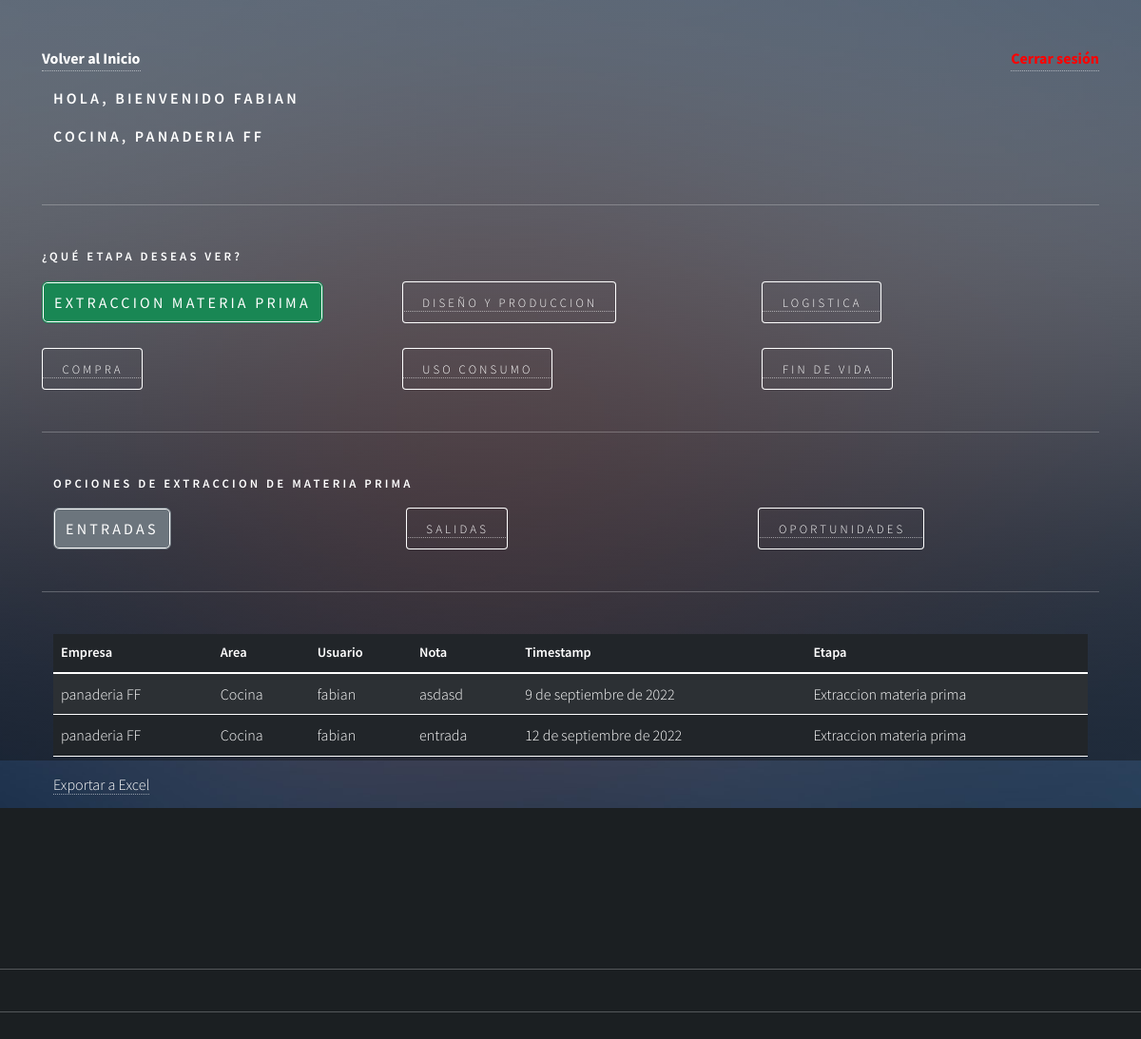
Before: /administrador/entradas_extraccion (signed in) with the older database file.
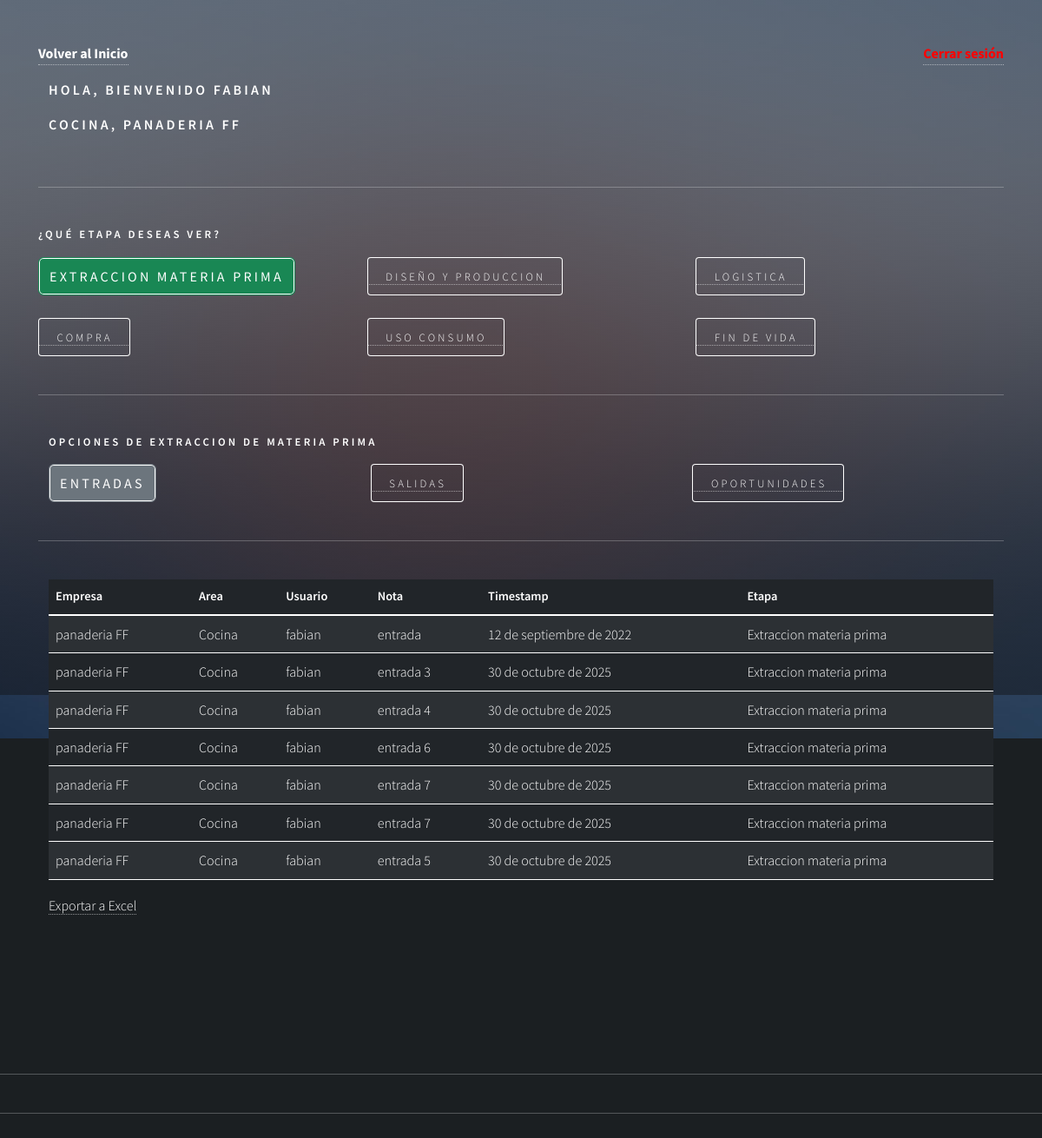
After: the same page with the newer database file.
### app/models.py (models this page shows, shortened)
class RegistroTrabajador(models.Model):
    usuario = models.ForeignKey(Usuario, on_delete=models.CASCADE)
    descripcion = models.TextField(max_length=160)
    id_area = models.ForeignKey(AreaEmpresa, on_delete=models.CASCADE)

class AreaEmpresa(models.Model):
    id_area = models.AutoField(primary_key=True)
    nombre  = models.CharField(max_length=20)
    productos = models.CharField(max_length=50)
    id_empresa = models.ForeignKey(Empresa, on_delete=models.CASCADE)
    calle = models.CharField(max_length=250)
    comuna = models.CharField(max_length=150)
    lat = models.IntegerField()
    long = models.IntegerField()
    def nombre_area(self):
        return "{}, {}". format(self.nombre, self.id_empresa)
    def __str__(self):
        return self.nombre_area()

class Empresa(models.Model):
    id_empresa = models.AutoField(primary_key=True)
    nombre  = models.CharField(max_length=20)
    calle = models.CharField(max_length=250)
    comuna = models.CharField(max_length=150)
    lat = models.IntegerField()
    long = models.IntegerField()
    def __str__(self):
        return self.nombre

class Entrada(models.Model):
    id_entrada = models.AutoField(primary_key=True)
    nombre  = models.CharField(max_length=50)
    fecha =  models.DateField(auto_now_add=True)
    etapa = models.ForeignKey(Etapa, on_delete=models.CASCADE)
    usuario =models.ForeignKey(Usuario, on_delete=models.CASCADE)
    id_area = models.ForeignKey(AreaEmpresa, on_delete=models.CASCADE)

class Etapa(models.Model):
    id_etapa = models.AutoField(primary_key=True)
    nombre  = models.CharField(max_length=50)
    fecha_inicio  = models.DateField()
    fecha_termino  = models.DateField()
    activo = models.BooleanField()
    def __str__(self):
        return self.nombre

### user/models.py (models this page shows, shortened)
class Usuario(AbstractUser):
    telefono = models.IntegerField(null=True)
    id_telegram = models.CharField(max_length=100, null=True, default=0)
    def __str__(self):
        return self.username

### administrador/views.py (the view)
# urls.py: path('entradas_extraccion', entradasExtraccion, name='entradas_extraccion'),
def entradasExtraccion(request):
        if request.user.is_authenticated:
                registros = RegistroTrabajador.objects.filter(usuario=request.user)
                etapa = Etapa.objects.values_list("id_etapa", flat=True).filter(nombre="Extraccion materia prima")
                entradas = Entrada.objects.all()
                empresaArea = RegistroTrabajador.objects.all()
                print(etapa)
                data = {
                'registros': registros,
                'entradas': entradas,
                'empresaArea':empresaArea
                }
                return render(request,'extraccion/entrada/tabla_entrada.html', data)
        else:
                return render(request, 'extraccion/entrada/tabla_entrada.html')

### administrador/templates/extraccion/entrada/tabla_entrada.html (shortened to what this page needs)
{% extends 'autodiagnostico/extraccion/home_extraccion.html' %}
{% load static %}
{% load crispy_forms_tags %}
{% block extraccion %}
<div class="container">
    <table class="table table-dark table-striped">
        <thead>
            <tr>
                <th scope="col">Empresa</th>
                <th scope="col">Area</th>
                <th scope="col">Usuario</th>
                <th scope="col">Nota</th>
                <th scope="col">Timestamp</th>
                <th scope="col">Etapa</th>
            </tr>
        </thead>
        <tbody>
            {% for p in entradas  %}
                {% for e  in empresaArea  %}
                        {% if p.usuario == e.usuario and p.etapa.nombre == "Extraccion materia prima" %}
                            <tr>
                                <td>{{ e.id_area.id_empresa }}</td>
                                <td>{{ e.id_area.nombre }}</td>
                                <td>{{ p.usuario}}</td>
                                <td>{{ p.nombre}}</td>
                                <td>{{ p.fecha }}</td>
                                <td>{{ p.etapa }}</td>
                            </tr>
                        {% endif %}
                    {% endfor %}
               {% endfor %}
        </tbody>
    </table>
    <a href="{% url 'reporte_entradas' %}">Exportar a Excel </a>
</div>
{% endblock extraccion %}

### app/templates/autodiagnostico/extraccion/home_extraccion.html (shortened to what this page needs)
{% extends 'autodiagnostico/auto_diagnostico.html' %}
{% load static %}
{% load crispy_forms_tags %}
{% block body %}
<div class="container-sm">
    <h4>Opciones de extraccion de materia prima</h4>
    <div class="row">
        {% if user.is_staff %}
            <div class="col">
                <a href="{% url 'entradas_extraccion' %}"><button type="button" id="entrada">Tabla Entradas</button></a>
            </div>
            <div class="col">
                <a href="{% url 'salidas_extraccion' %}"><button type="button" id="salida">Tabla Salidas</button></a>
            </div>
            <div class="col">
                <a href="{% url 'oportuniades_extraccion' %}"><button type="button" id="oportunidad">Tabla Oportunidades</button></a>
            </div>
        {% else %}
            <div class="col">
                <a href="{% url 'agregar_entrada_extraccion' %}"><button type="button" id="entrada">Entradas</button></a>
            </div>
            <div class="col">
                <a href="{% url 'agregar_salida_extraccion' %}"><button type="button" id="salida">Salidas</button></a>
            </div>
            <div class="col">
                <a href="{% url 'agregar_oportunidad_extraccion' %}"><button type="button" id="oportunidad">Oportunidades</button></a>
            </div>
            {% endif %}
    </div>
</div>
<hr>
{% block extraccion %}{% endblock extraccion %}
{% endblock %}

### app/templates/autodiagnostico/auto_diagnostico.html (shortened to what this page needs)
{% load static %}
<!DOCTYPE HTML>
<html>
<head>
    <link href="https://cdn.jsdelivr.net/npm/bootstrap@5.2.0/dist/css/bootstrap.min.css" rel="stylesheet"
>
    <link rel="stylesheet" href="{% static 'css/main.css' %}" />
    <link rel="stylesheet" href="{% static 'css/style.css' %}">
</head>
<body class="is-preload">
    <div id="wrapper">
        <div class="container-sm">
            {% if user.is_authenticated %}
            <div class="d-flex justify-content-between align-items-center mb-3">
            <a id="home_admin" href="{% url 'home' %}">Volver al Inicio</a>  <a href="{% url 'logout' %}" id="cerrarSesion">Cerrar sesión</a>
            </div>
            {% if registros %}
            <div class="container-sm">
                <div class="row">
                    {% if user.is_staff %}
                    <h3>Bienvenido Administrador </h3>
                    <h3>{{ user.username }}</h3>
                    {% else %}
                        {% for i in registros %}
                            <h3>Hola, bienvenido {{user.username}}</h3>
                            <h3>{{i.id_area}}</h3>
                        {% endfor %}
                    {% endif %}
                </div>
            </div>
            <hr>
            <h4>¿Qué etapa deseas ver?</h4>
            <div class="row">
                <div class="col">
                    <a href="{% url 'extraccion_materiaPrima' %}"><button type="button" id="extraccion" class="selected">Extraccion
                            Materia Prima</button></a>
                </div>
                <div class="col">
                    <a href="{% url 'diseño_Produccion' %}"><button type="button" id="diseño">Diseño y
                            produccion</button></a>
                </div>
                <div class="col">
                    <a href="{% url 'logistica' %}"><button type="button" id="logistica">Logistica</button></a>
                </div>
            </div>
            <br>
            <div class="row">
                <div class="col">
                    <a href="{% url 'compra' %}"><button type="button" id="compra">Compra</button></a>
                </div>
                <div class="col">
                    <a href="{% url 'uso_consumo' %}"><button type="button" id="uso">Uso consumo</button></a>
                </div>
                <div class="col">
                    <a href="{% url 'fin_vida' %}"><button type="button" id="fin">Fin de vida</button></a>
                </div>
            </div>
            <hr>
            {% block body %}{% endblock %}
        </div>
        {% else %}
        <h1>Registra la empresa y el area a la que perteneces!!!!</h1>
        <a href="{% url 'agregar_Area' user.id  %}"><button type="button">Aqui</button></a>
        {% endif %}
        {% else %}
        <h1>Inicia Session</h1>
        <p>Para acceder a tu Auto Diagnostico </p>
        <a href="{% url 'login'  %}"><button type="button">Inicia Session</button></a>
        {% endif %}
    </div>
    <hr>
    <hr>
    <br>
    <br>
    <div id="bg"></div>
</body>
</html>

### static/css/style.css (style rules this page uses)
#cerrarSesion { color: red; text-decoration: none; font-weight: bold; }
#home_admin { color: white; text-decoration: none; font-weight: bold; }

Changed rows visible on the page:
removed Entrada: usuario "fabian", nombre "asdasd", fecha "9 de septiembre de 2022", etapa "Extraccion materia prima", RegistroTrabajador (id_area.id_empresa "panaderia FF", id_area.nombre "Cocina")
added Entrada: usuario "fabian", nombre "entrada 3", fecha "30 de octubre de 2025", etapa "Extraccion materia prima", RegistroTrabajador (id_area.id_empresa "panaderia FF", id_area.nombre "Cocina")
added Entrada: usuario "fabian", nombre "entrada 4", fecha "30 de octubre de 2025", etapa "Extraccion materia prima", RegistroTrabajador (id_area.id_empresa "panaderia FF", id_area.nombre "Cocina")
added Entrada: usuario "fabian", nombre "entrada 6", fecha "30 de octubre de 2025", etapa "Extraccion materia prima", RegistroTrabajador (id_area.id_empresa "panaderia FF", id_area.nombre "Cocina")
added Entrada: usuario "fabian", nombre "entrada 7", fecha "30 de octubre de 2025", etapa "Extraccion materia prima", RegistroTrabajador (id_area.id_empresa "panaderia FF", id_area.nombre "Cocina")
added Entrada: usuario "fabian", nombre "entrada 7", fecha "30 de octubre de 2025", etapa "Extraccion materia prima", RegistroTrabajador (id_area.id_empresa "panaderia FF", id_area.nombre "Cocina")
added Entrada: usuario "fabian", nombre "entrada 5", fecha "30 de octubre de 2025", etapa "Extraccion materia prima", RegistroTrabajador (id_area.id_empresa "panaderia FF", id_area.nombre "Cocina")
